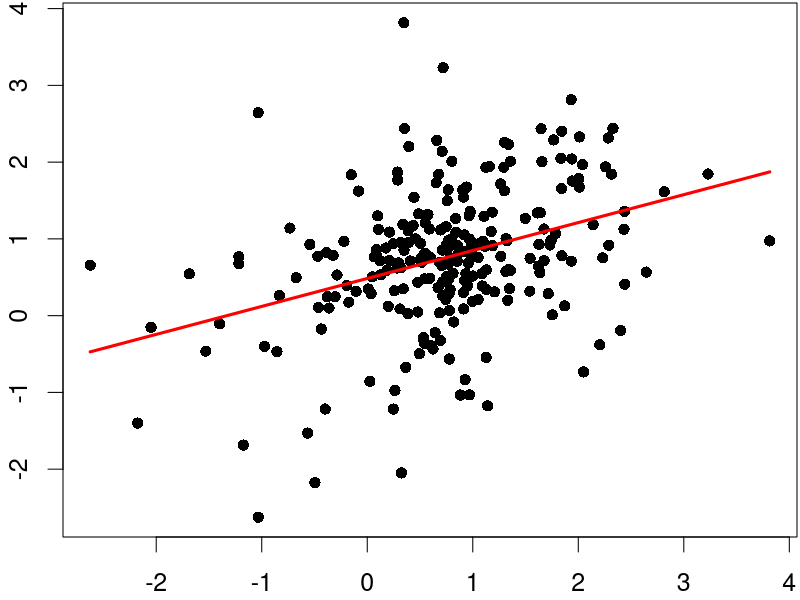

The R source for this figure:
#
# MLE Example - R code by Yaroslav Blogov 
#
# Analytic representation:
#
# http://www.le.ac.uk/users/dsgp1/COURSES/MATHSTAT/13mlreg.pdf
#
# 16:08 09.09.2015
#
#

# Шаги
########## 1. Загрузка и преобразование данных
########## 2. Функция правдоподобия
########## 3. Получение параметров регрессии из максимимзации правдоподобия 
########## 4. Вывод результатов (значения и графика)


########## 1. Загрузка и преобразование данных
# загрузка данных из файлов
x <- read.table("x_matlab.txt", sep = ",")
y <- read.table("y_matlab.txt")

# преобразование данных в матрично-векторные типы
x <- as.matrix(x)
y <- as.matrix(y)

########## 2. Функция правдоподобия
# запись функции правдоподобия для линейной регрессии y ~ x
# logL(beta, sigma) = -T/2*log(2*pi) -T/2*log(sigma^2) -1/(2*sigma^2)*(y-x*beta)'*(y-x*beta)
neg_llh <- function(x, y, par) { 
  
  # par[1] = beta_1, ..., par[n] = beta_n, par[n+1] = sigma^2
  if (nrow(x) != nrow(y)) stop ("x and y must have equal length")
  
  n <- ncol(x) # количество регрессоров (вкл. константу) 
  T <- nrow(x) # количество наблюдений

  # логарифм функции правдоподобия
  # cbind - предобразование списка значений в вектор-столбец
  # %*% - операция матрично-векторного умножения (как в линейной алгебре)
  # * - операция поэлементного умножения
  logL <- -T/2*log(2*pi) -T/2*log(par[n+1]) -1/(2*par[n+1])*t(y-x%*%cbind(par[1:n]))%*%(y-x%*%cbind(par[1:n]))

  return(-logL)

}


########## 3. Получение параметров регрессии из максимимзации правдоподобия 

# подбор параметров регрессии численными методами оптимизации
n <- ncol(x); T <- nrow(x)
theta <- rep(1, times = n+1) # вектор параметров
# минимизируемая функция:
# отрицательное логарифмическое правдоподобие с подставленными значениями x и y
ml_func <- function(theta) neg_llh(x, y, theta)

opt <- optim(fn = ml_func, par = theta, method = "Nelder-Mead")


########## 4. Вывод результатов (значения и графика)
# вектор оптимальных значений параметров
opt$par

# график
y_hat <- apply(matrix(rep(opt$par[1:n], T), nrow = T, ncol = n, byrow = TRUE) * x, 1, sum)

par(cex = 1.5)
par(mar = c(2.1,2.1,0.1,0.1))
plot(x[,2], as.vector(y), pch = 16)
lines(x[,2], y_hat, col = "red", lwd = 3)
